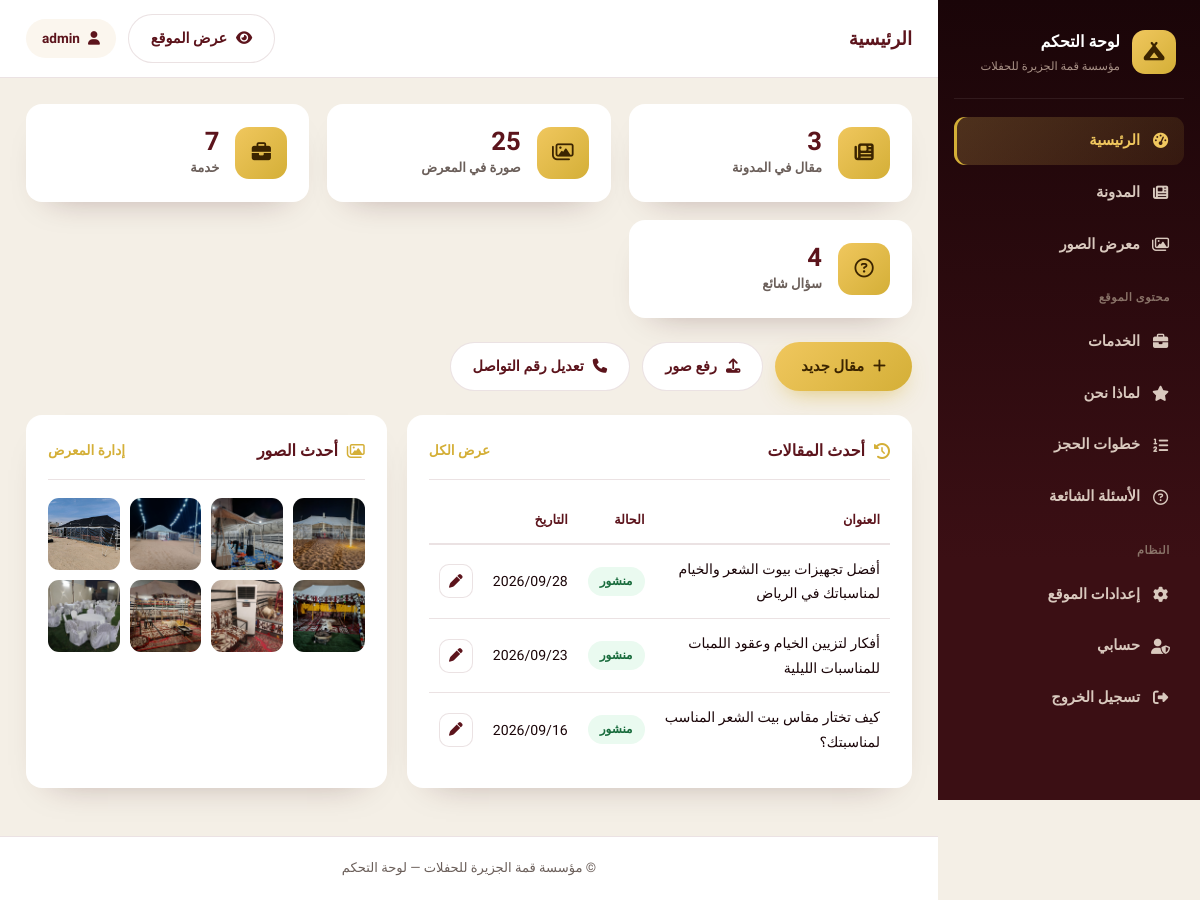
The page /admin/index.php (signed in) on the database its author committed.
### tables this page shows
CREATE TABLE IF NOT EXISTS `posts` (
  `id` int(11) NOT NULL AUTO_INCREMENT,
  `title` varchar(255) NOT NULL,
  `slug` varchar(255) NOT NULL,
  `excerpt` text DEFAULT NULL,
  `content` longtext DEFAULT NULL,
  `image` varchar(255) DEFAULT '',
  `status` enum('published','draft') DEFAULT 'published',
  `views` int(11) DEFAULT 0,
  `created_at` timestamp NOT NULL DEFAULT current_timestamp(),
  PRIMARY KEY (`id`),
  UNIQUE KEY `slug` (`slug`)
);

CREATE TABLE IF NOT EXISTS `gallery` (
  `id` int(11) NOT NULL AUTO_INCREMENT,
  `image` varchar(255) NOT NULL,
  `title` varchar(200) DEFAULT '',
  `sort_order` int(11) DEFAULT 0,
  `created_at` timestamp NOT NULL DEFAULT current_timestamp(),
  PRIMARY KEY (`id`)
);

### config.php (called while the page is built, shortened)
<?php
function e($v)
{
    return htmlspecialchars((string)$v, ENT_QUOTES, 'UTF-8');
}

### admin/index.php (the view, shortened to what this page needs)
<?php
require_once __DIR__ . '/includes/auth.php';
$stats = [
    'posts'    => (int)$pdo->query("SELECT COUNT(*) FROM posts")->fetchColumn(),
    'gallery'  => (int)$pdo->query("SELECT COUNT(*) FROM gallery")->fetchColumn(),
    'services' => (int)$pdo->query("SELECT COUNT(*) FROM services")->fetchColumn(),
    'faqs'     => (int)$pdo->query("SELECT COUNT(*) FROM faqs")->fetchColumn(),
];
$latestPosts = $pdo->query("SELECT * FROM posts ORDER BY created_at DESC LIMIT 5")->fetchAll();
$latestImgs  = $pdo->query("SELECT * FROM gallery ORDER BY id DESC LIMIT 8")->fetchAll();
include __DIR__ . '/includes/header.php';
?>
<div class="cards-grid">
    <div class="stat-card">
        <div class="stat-icon"><i class="fa-solid fa-newspaper"></i></div>
        <div>
            <span class="stat-num"><?= $stats['posts'] ?></span>
            <span class="stat-label">مقال في المدونة</span>
        </div>
    </div>
    <div class="stat-card">
        <div class="stat-icon"><i class="fa-regular fa-images"></i></div>
        <div>
            <span class="stat-num"><?= $stats['gallery'] ?></span>
            <span class="stat-label">صورة في المعرض</span>
        </div>
    </div>
    <div class="stat-card">
        <div class="stat-icon"><i class="fa-solid fa-briefcase"></i></div>
        <div>
            <span class="stat-num"><?= $stats['services'] ?></span>
            <span class="stat-label">خدمة</span>
        </div>
    </div>
    <div class="stat-card">
        <div class="stat-icon"><i class="fa-regular fa-circle-question"></i></div>
        <div>
            <span class="stat-num"><?= $stats['faqs'] ?></span>
            <span class="stat-label">سؤال شائع</span>
        </div>
    </div>
</div>
<div class="quick-actions">
    <a href="post-edit.php" class="btn-gold"><i class="fa-solid fa-plus"></i> مقال جديد</a>
    <a href="gallery.php" class="btn-ghost"><i class="fa-solid fa-upload"></i> رفع صور</a>
    <a href="settings.php" class="btn-ghost"><i class="fa-solid fa-phone"></i> تعديل رقم التواصل</a>
</div>
<div class="panel-grid">
    <div class="panel">
        <div class="panel-head">
            <h2><i class="fa-solid fa-clock-rotate-left"></i> أحدث المقالات</h2>
            <a href="posts.php" class="link-more">عرض الكل</a>
        </div>
        <?php if ($latestPosts): ?>
            <table class="table">
                <thead>
                    <tr><th>العنوان</th><th>الحالة</th><th>التاريخ</th><th></th></tr>
                </thead>
                <tbody>
                <?php foreach ($latestPosts as $p): ?>
                    <tr>
                        <td><?= e($p['title']) ?></td>
                        <td>
                            <span class="badge <?= $p['status'] === 'published' ? 'badge-on' : 'badge-off' ?>">
                                <?= $p['status'] === 'published' ? 'منشور' : 'مسودة' ?>
                            </span>
                        </td>
                        <td><?= date('Y/m/d', strtotime($p['created_at'])) ?></td>
                        <td><a class="icon-btn" href="post-edit.php?id=<?= (int)$p['id'] ?>"><i class="fa-solid fa-pen"></i></a></td>
                    </tr>
                <?php endforeach; ?>
                </tbody>
            </table>
        <?php else: ?>
            <p class="empty">لا توجد مقالات بعد.</p>
        <?php endif; ?>
    </div>
    <div class="panel">
        <div class="panel-head">
            <h2><i class="fa-regular fa-images"></i> أحدث الصور</h2>
            <a href="gallery.php" class="link-more">إدارة المعرض</a>
        </div>
        <div class="mini-gallery">
            <?php foreach ($latestImgs as $g): ?>
                <img src="../<?= e($g['image']) ?>" alt="<?= e($g['title']) ?>">
            <?php endforeach; ?>
        </div>
    </div>
</div>
<?php include __DIR__ . '/includes/footer.php'; ?>

### admin/css/admin.css (style rules this page uses)
:root { --ink:#1a0508; --maroon-deep:#3b0f14; --maroon:#5c141c; --gold:#d4af37; --gold-bright:#f0c75e; --cream:#fbf6ee; --grey:#6b5f5a; --white:#fff; --whatsapp:#25d366; --border:rgba(92,20,28,.12); --radius:16px; --font:'Cairo','Tahoma',sans-serif; }
* { box-sizing:border-box;margin:0;padding:0 }
body { font-family:var(--font);background:#f4efe6;color:var(--ink); line-height:1.75;-webkit-font-smoothing:antialiased; }
a { color:inherit;text-decoration:none }
img { max-width:100%;display:block }
.btn-gold { display:inline-flex;align-items:center;gap:9px; background:linear-gradient(135deg,var(--gold-bright),var(--gold)); color:#3b2400;font-weight:800;font-size:.92rem; padding:12px 26px;border-radius:999px;border:0;cursor:pointer;font-family:var(--font); box-shadow:0 10px 24px -10px rgba(212,175,55,.7); transition:transform .15s ease,box-shadow .15s ease; }
.btn-ghost { display:inline-flex;align-items:center;gap:9px; background:#fff;color:var(--maroon);border:1.5px solid var(--border); font-weight:700;font-size:.9rem;padding:11px 22px;border-radius:999px;cursor:pointer; font-family:var(--font);transition:border-color .2s,color .2s; }
.icon-btn { display:inline-flex;align-items:center;justify-content:center; width:34px;height:34px;border-radius:10px;border:1px solid var(--border); background:#fff;color:var(--maroon);cursor:pointer;font-size:.85rem; transition:background .2s,color .2s,border-color .2s; }
.link-more { color:var(--gold);font-weight:700;font-size:.85rem }
.cards-grid { display:grid;grid-template-columns:repeat(auto-fit,minmax(210px,1fr));gap:18px;margin-bottom:24px }
.stat-card { background:#fff;border-radius:var(--radius);padding:22px; display:flex;align-items:center;gap:16px; box-shadow:0 16px 36px -24px rgba(59,15,20,.4); }
.stat-icon { width:52px;height:52px;border-radius:14px;flex-shrink:0; background:linear-gradient(135deg,var(--gold-bright),var(--gold)); display:flex;align-items:center;justify-content:center;color:#3b2400;font-size:1.2rem; }
.stat-num { display:block;font-size:1.6rem;font-weight:800;color:var(--maroon);line-height:1.2 }
.stat-label { display:block;font-size:.82rem;color:var(--grey);font-weight:600 }
.quick-actions { display:flex;gap:12px;flex-wrap:wrap;margin-bottom:24px }
.panel-grid { display:grid;grid-template-columns:1.4fr 1fr;gap:20px }
.panel { background:#fff;border-radius:var(--radius);padding:22px; box-shadow:0 16px 36px -26px rgba(59,15,20,.4);margin-bottom:22px; }
.panel-head { display:flex;align-items:center;justify-content:space-between;gap:14px; margin-bottom:18px;padding-bottom:14px;border-bottom:1px solid var(--border); }
.panel-head h2 { font-size:1rem;font-weight:800;color:var(--maroon);display:flex;align-items:center;gap:9px }
.panel-head h2 i { color:var(--gold) }
.table { width:100%;border-collapse:collapse;font-size:.88rem }
.table th { text-align:right;font-weight:800;color:var(--maroon);font-size:.8rem; padding:11px 10px;border-bottom:2px solid var(--border);white-space:nowrap; }
.table td { padding:12px 10px;border-bottom:1px solid var(--border);vertical-align:middle }
.table tr:last-child td { border-bottom:0 }
.badge { display:inline-block;padding:4px 12px;border-radius:999px; font-size:.75rem;font-weight:800;white-space:nowrap; }
.badge-on { background:#eafaf0;color:#186b3c }
.mini-gallery { display:grid;grid-template-columns:repeat(4,1fr);gap:10px }
.mini-gallery img { width:100%;aspect-ratio:1/1;object-fit:cover;border-radius:11px }

### rows shown on the page
posts: title "أفضل تجهيزات بيوت الشعر والخيام لمناسباتك في الرياض", status "منشور", created_at "2026/09/28"
posts: title "أفكار لتزيين الخيام وعقود اللمبات للمناسبات الليلية", status "منشور", created_at "2026/09/23"
posts: title "كيف تختار مقاس بيت الشعر المناسب لمناسبتك؟", status "منشور", created_at "2026/09/16"
gallery: image (picture)
gallery: image (picture)
gallery: image (picture)
gallery: image (picture)
gallery: image (picture)
gallery: image (picture)
gallery: image (picture)
gallery: image (picture)

### other values the page prints
setting('site_name') "مؤسسة قمة الجزيرة للحفلات"
$page_title "الرئيسية"
$_SESSION['admin_username'] "admin"
$stats['posts'] "3"
$stats['gallery'] "25"
$stats['services'] "7"
$stats['faqs'] "4"
setting('copyright') "© مؤسسة قمة الجزيرة للحفلات"
